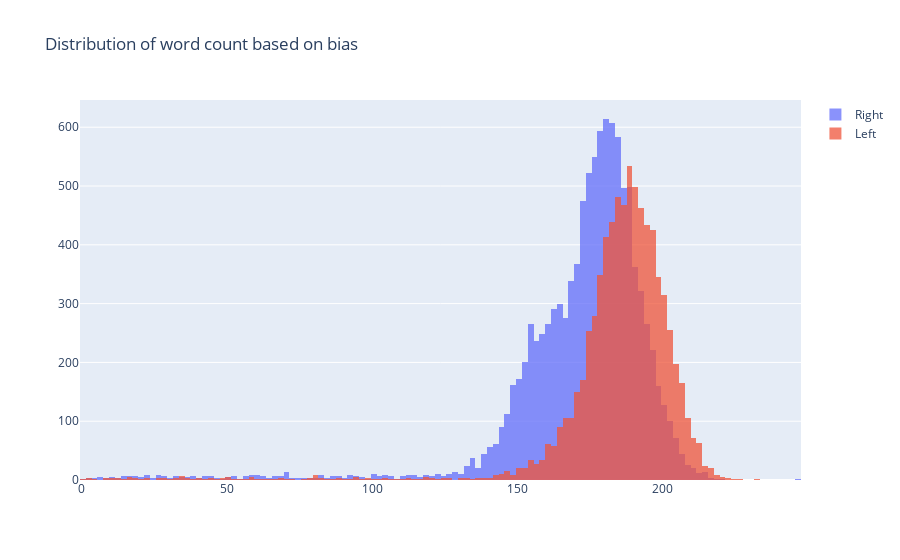

Write notebook code for a chart like this one.
### Code cell
x1 = df.loc[df['bias_num'] == 1, 'word_count']
x0 = df.loc[df['bias_num'] == 0, 'word_count']

trace1 = go.Histogram(
    x=x0, name='Right',
    opacity=0.75
)
trace2 = go.Histogram(
    x=x1, name = 'Left',
    opacity=0.75
)

data = [trace1, trace2]
layout = go.Layout(barmode='overlay', title='Distribution of word count based on bias')
fig = go.Figure(data=data, layout=layout)
fig.show()

### Figure 1 — Plotly figure (JSON) as saved in the notebook; plotly's stock layout.template omitted (floating-point values rounded to 4 significant figures; data arrays with more than 128 entries replaced by an {"elided": "..."} marker saying what was removed)
{"data": [{"name": "Right", "opacity": 0.75, "type": "histogram", "x": {"elided": "10650 int values"}}, {"name": "Left", "opacity": 0.75, "type": "histogram", "x": {"elided": "7719 int values"}}], "layout": {"barmode": "overlay", "title": {"text": "Distribution of word count based on bias"}}}
